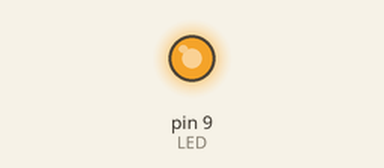
Bench run of a sketch on a simulated Arduino Uno, built with avr-gcc and run on an emulated ATmega328P. Shown: output pins drawn as LEDs (lit = HIGH).

Above: at 0.1 s.
Timing chart, 0 to 1.6 s (numbered marks = the images above):
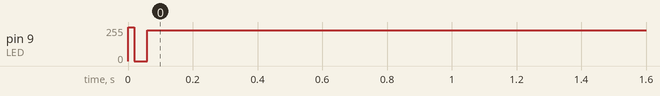

The sketch:

06_Understanding_PWM.ino
```cpp
int LED = 9;
int offTime = 1;
int onTime = 9;
// Used to test different outputs. Not definite code to reference
void setup() {
  // put your setup code here, to run once:
pinMode(LED, OUTPUT);
}

void loop() {
  // put your main code here, to run repeatedly:
  digitalWrite(LED, HIGH);
  delay(onTime);
  digitalWrite(LED, LOW);
  delay(offTime);
}
```

Measured:
- by itself, pin 9 (LED): 0/255 → 230/255 at 0.00 s
